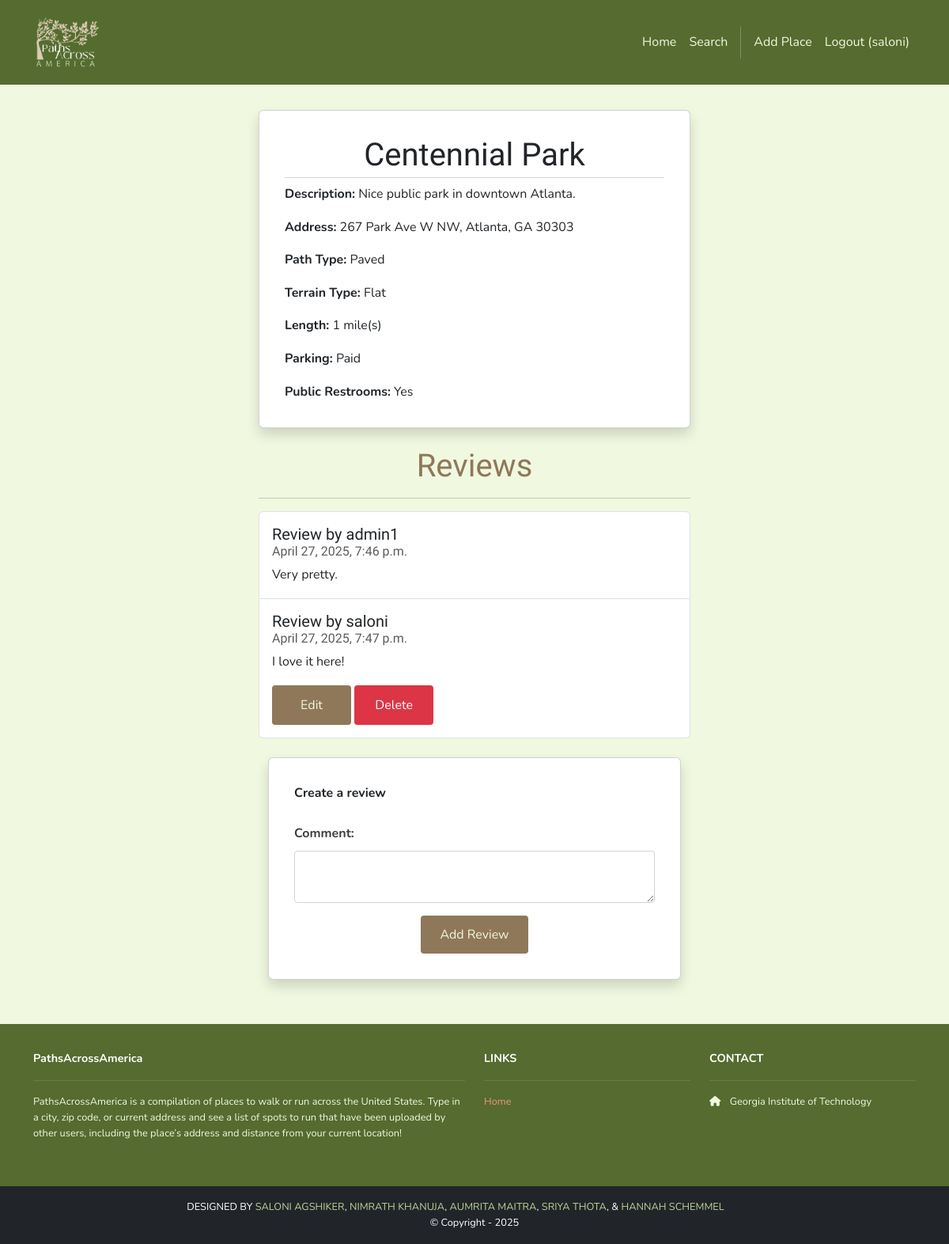
/running_places/1/ (signed in), run on the app's committed database.
### running_places/models.py (models this page shows, shortened)
class RunningPlace(models.Model):
    id = models.AutoField(primary_key=True)
    name = models.CharField(max_length=255)
    address = models.CharField(max_length=255)
    description = models.TextField()
    path_type = models.CharField(max_length=2, choices=PATH_TYPE_CHOICES.items(), default="Gravel")
    terrain_type = models.CharField(max_length=2, choices=TERRAIN_TYPE_CHOICES.items(), default="Flat")
    length = models.IntegerField()
    parking = models.CharField(max_length=2, choices=PARKING_CHOICES.items(), default="Free")
    restroom = models.CharField(max_length=2, choices=RESTROOM_CHOICES.items(), default="Yes")
    longitude = models.DecimalField(max_digits=9, decimal_places=6)
    latitude = models.DecimalField(max_digits=9, decimal_places=6)

class Review(models.Model):
    id = models.AutoField(primary_key=True)
    comment = models.CharField(max_length=255)
    date = models.DateTimeField(auto_now_add=True)
    running_place = models.ForeignKey(RunningPlace, on_delete=models.CASCADE)
    user = models.ForeignKey(User, on_delete=models.CASCADE)

### running_places/views.py (the view)
# urls.py: path('<int:id>/', views.show, name='running_places.show'),
def show(request, id):
    place = get_object_or_404(RunningPlace, id=id)
    reviews = Review.objects.filter(running_place=place)
    template_data = {}
    template_data['title'] = place.name
    template_data['running_place'] = place
    template_data['reviews'] = reviews
    context = {
        "path_display": PATH_TYPE_CHOICES.get(place.path_type),
        "terrain_display": TERRAIN_TYPE_CHOICES.get(place.terrain_type),
        "parking_display": PARKING_CHOICES.get(place.parking),
        "restroom_display": RESTROOM_CHOICES.get(place.restroom),
    }
    return render(request, 'running_places/show.html', {
        'template_data': template_data, 'context': context
    })

### running_places/templates/running_places/show.html (shortened to what this page needs)
{% extends 'base.html' %}
{% block content %}
{% load static %}
<div class="p-3">
  <div class="container">
    <div class="row mt-3">
      <div class="col-md-6 mx-auto mb-3">
        <div class="card shadow p-3 mb-4 rounded">
          <div class="card-body">
            <h2 class="card-title">{{ template_data.running_place.name }}</h2>
            <hr class="card-subtitle mb-2 text-muted" />
            <p class="card-text"><b>Description:</b> {{template_data.running_place.description}}</p>
            <p class="card-text"><b>Address:</b> {{template_data.running_place.address}}</p>
            <p class="card-text"><b>Path Type:</b> {{ context.path_display }}</p>
            <p class="card-text"><b>Terrain Type:</b> {{ context.terrain_display }}</p>
            <p class="card-text"><b>Length:</b> {{template_data.running_place.length}} mile(s)</p>
            <p class="card-text"><b>Parking:</b> {{ context.parking_display }}</p>
            <p class="card-text"><b>Public Restrooms:</b> {{ context.restroom_display }}</p>
          </div>
        </div>
        <h2>Reviews</h2>
        <hr />
        <ul class="list-group">
          {% for review in template_data.reviews %}
          <li class="list-group-item pb-3 pt-3">
            <h5 class="card-title">
              Review by {{ review.user.username }}
            </h5>
            <h6 class="card-subtitle mb-2 text-muted">
              {{ review.date }}
            </h6>
            <p class="card-text">{{ review.comment }}</p>
            {% if user.is_authenticated and user == review.user %}
            <a class="btn-custom btn-edit"
               href="{% url 'running_places.edit_review' id=template_data.running_place.id review_id=review.id %}">Edit
            </a>
            <a class="btn-custom btn-delete"
               href="{% url 'running_places.delete_review' id=template_data.running_place.id review_id=review.id %}">Delete
            </a>
            {% endif %}
          </li>
          {% endfor %}
        </ul>
        {% if user.is_authenticated %}
        <div class="container mt-4">
          <div class="row justify-content-center">
            <div class="col-12">
              <div class="card shadow p-3 mb-4 rounded">
                <div class="card-body">
                  <b class="text-start">Create a review
                    </b><br /><br />
                  <form method="POST" action= "{% url 'running_places.create_review' id=template_data.running_place.id %}">
                    <p>
                      <label for="comment">Comment:</label>
                      <textarea name="comment" required
                      class="form-control"
                      id="comment"></textarea>
                    </p>
                    <div class="text-center">
                      <button type="submit"
                        class="btn bg-dark text-white">
                        Add Review
                      </button>
                    </div>
                  </form>
                </div>
              </div>
            </div>
          </div>
        </div>
        {% endif %}
      </div>
    </div>
  </div>
</div>
{% endblock content %}

### pathsacrossamerica/templates/base.html (shortened to what this page needs)
<!DOCTYPE html>
<html>
    {% load static %}
  <head>
    <link href="https://cdn.jsdelivr.net/npm/bootstrap@5.3.3/dist/css/bootstrap.min.css" rel="stylesheet">
    <link rel=
      "stylesheet"  href="https://cdnjs.cloudflare.com/ajax/libs/font-awesome/6.1.1/css/all.min.css">
      <link rel="stylesheet" type="text/css" href="{% static 'css/style.css' %}">
  </head>
  <body>
    <nav class="p-3 navbar navbar-dark bg-dark navbar-expand-lg">
      <div class="container">
        <a class="navbar-brand"
           href="{% url 'home.index' %}">
          <img src="{% static 'img/logo.png' %}" alt="logo"
               height="65" />
        </a>
        <div class="collapse navbar-collapse"
             id="navbarNavAltMarkup">
          <div class="navbar-nav ms-auto navbar-ml">
            <a class="nav-link" href="{% url 'home.index' %}">Home</a>
            <a class="nav-link" href="{% url 'running_places.index' %}">Search</a>
            {% if user.is_authenticated %}
            <a class="nav-link" href="{% url 'running_places.create_running_place' %}">Add Place</a>
            <a class="nav-link" href="{% url 'accounts.logout' %}">Logout ({{ user.username }})</a>
            {% else %}
            <a class="nav-link" href="{% url 'accounts.login' %}">Login</a>
            <a class="nav-link" href="{% url 'accounts.signup' %}">Sign Up</a>
            <a class="nav-link" href="{% url 'accounts.request_reset' %}">Reset Password</a>
            {% endif %}
          </div>
        </div>
      </div>
    </nav>
    <div>
      {% block content %}
      {% endblock content %}
    </div>
    <section class="p-3 ms-footer d-none d-md-block">
      <div class="container">
        <div class="row mt-3 text-white">
          <div class="col-md-6 col-lg-6 col-xl-6
               mx-auto mb-4">
            <b>PathsAcrossAmerica</b>
            <hr />
            <p>
              PathsAcrossAmerica is a compilation of places to walk or run across the United States.
              Type in a city, zip code, or current address and see a list of spots to run that have been uploaded
              by other users, including the place’s address and distance from your current location!
            </p>
          </div>
          <div class="col-md-3 col-lg-3 col-xl-3
               mx-auto mb-4">
            <b>LINKS</b>
            <hr />
            <p><a class="nav-link" href="{% url 'home.index' %}">
              Home
            </a></p>
          </div>
          <div class="col-md-3 col-lg-3 col-xl-3 mx-auto-mb-4">
            <b>CONTACT</b>
            <hr />
            <p><i class="fas fa-home me-2"></i>
              Georgia Institute of Technology
            </p>
          </div>
        </div>
      </div>
    </section>
    <section class="p-3 ms-footer-bottom bg-dark">
      <div class="container d-flex-justify-content-between">
        <div class="me-5 text-white">
          <span>DESIGNED BY
            <span style="color: #BCD39C;">SALONI AGSHIKER</span>,
            <span style="color: #BCD39C;">NIMRATH KHANUJA</span>,
            <span style="color: #BCD39C;">AUMRITA MAITRA</span>,
            <span style="color: #BCD39C;">SRIYA THOTA</span>, &
            <span style="color: #BCD39C;">HANNAH SCHEMMEL</span>
          </span>
        </div>
        <div class="text-white">
          <span>© Copyright - 2025</span>
        </div>
      </div>
    </section>
  </body>
</html>

### pathsacrossamerica/static/css/style.css (style rules this page uses)
body { font-family: 'Nunito', sans-serif; background-color: #F0F8E0; color: #3d3d3d; margin: 0; padding: 0; line-height: 1.6; }
h1, h2, h3, h4, h5, h6 { font-family: 'Gentium Plus', serif; color: #8F7859; }
.navbar { background-color: #556B2F !important; padding: 0.75rem 0; }
.navbar a.nav-link { color: #F0F8E0 !important; transition: color 0.3s ease; }
.btn { display: inline-block; padding: 0.75rem 1.5rem !important; font-size: 1rem !important; line-height: 1.5 !important; text-align: center; text-decoration: none !important; vertical-align: middle !important; cursor: pointer; border: 1px solid transparent !important; border-radius: 0.25rem; box-sizing: border-box; height: auto !important; }
.ms-footer { background-color: #556B2F; color: #F0F8E0; padding: 2rem 0; font-size: 0.9rem; }
.ms-footer hr { border-top: 1px solid #A2B58A; }
.ms-footer p { color: #F0F8E0; font-size: 0.8rem; }
.ms-footer a { color: #E9967A; text-decoration: none; transition: color 0.3s ease; }
.ms-footer-bottom { background-color: #3d3d3d; color: #F0F8E0; padding: 1rem 0; text-align: center; font-size: 0.8rem; }
h2 { font-family: 'Gentium Plus', serif; color: #8F7859; font-size: 2.5em; margin-bottom: 1rem; text-align: center; }
.btn.bg-dark.text-white { background-color: #8F7859 !important; color: #F0F8E0 !important; border: none !important; padding: 0.75rem 1.5rem; border-radius: 0.25rem; cursor: pointer; font-size: 1em; transition: background-color 0.3s ease; }
label { display: block; margin-bottom: 0.5rem; color: #3d3d3d; font-weight: bold; }
.form-control { border: 1px solid #d3d3d3; border-radius: 0.25rem; padding: 0.5rem 0.75rem; margin-bottom: 1rem; box-sizing: border-box; font-size: 1rem; line-height: 1.5; height: auto; vertical-align: middle; }
.btn-custom { padding: 0.75rem 1.5rem; font-size: 1rem; line-height: 1.5; text-align: center; text-decoration: none; vertical-align: middle; border: 1px solid transparent; border-radius: 0.25rem; cursor: pointer; box-sizing: border-box; display: inline-block; width: 100px; }
.btn-edit { background-color: #8F7859; color: #F0F8E0; }
.btn-delete { background-color: #dc3545; color: white; }

### data on the page
RunningPlace: running_place.name "Centennial Park", running_place.description "Nice public park in downtown Atlanta.", running_place.address "267 Park Ave W NW, Atlanta, GA 30303", running_place.length "1"
Review: user.username "admin1", date "April 27, 2025, 7:46 p.m.", comment "Very pretty."
Review: user.username "saloni", date "April 27, 2025, 7:47 p.m.", comment "I love it here!", shows "Edit"

### other printed values
{{ user.username }} "saloni"
{{ context.path_display }} "Paved"
{{ context.terrain_display }} "Flat"
{{ context.parking_display }} "Paid"
{{ context.restroom_display }} "Yes"
